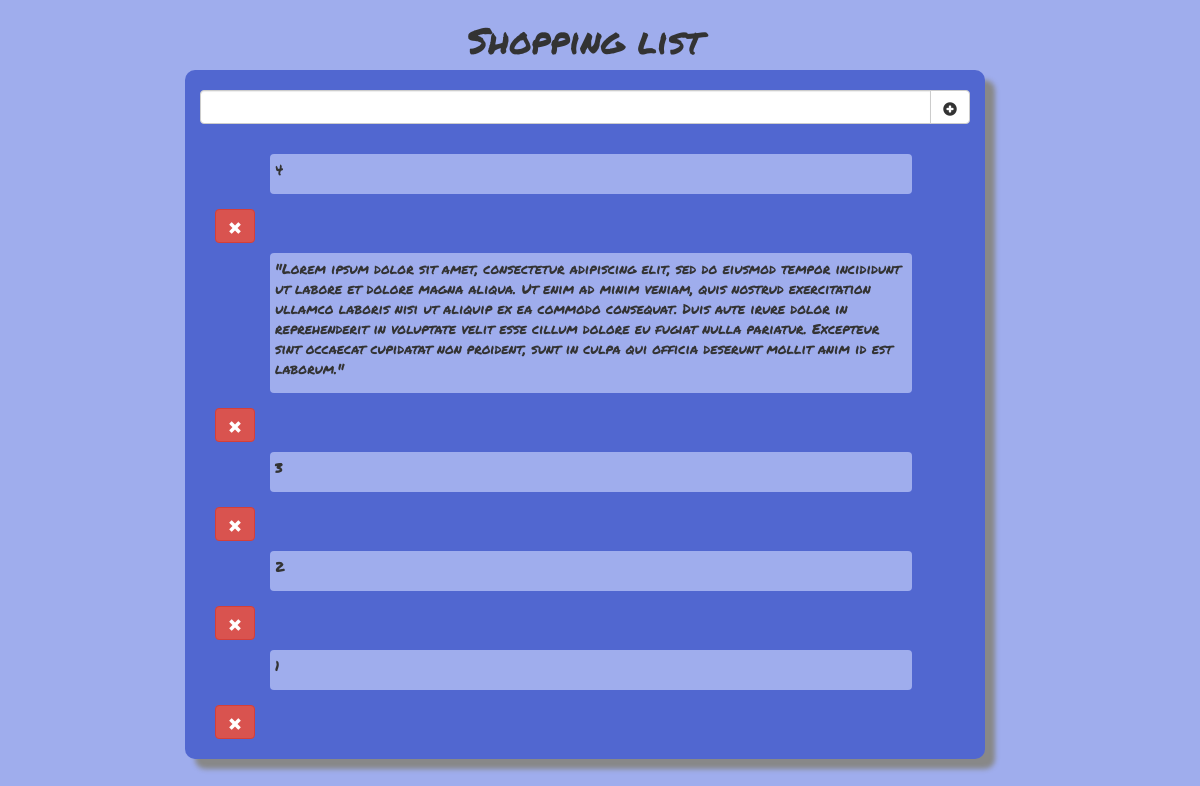
/posts, run on an earlier commit of the app's database.
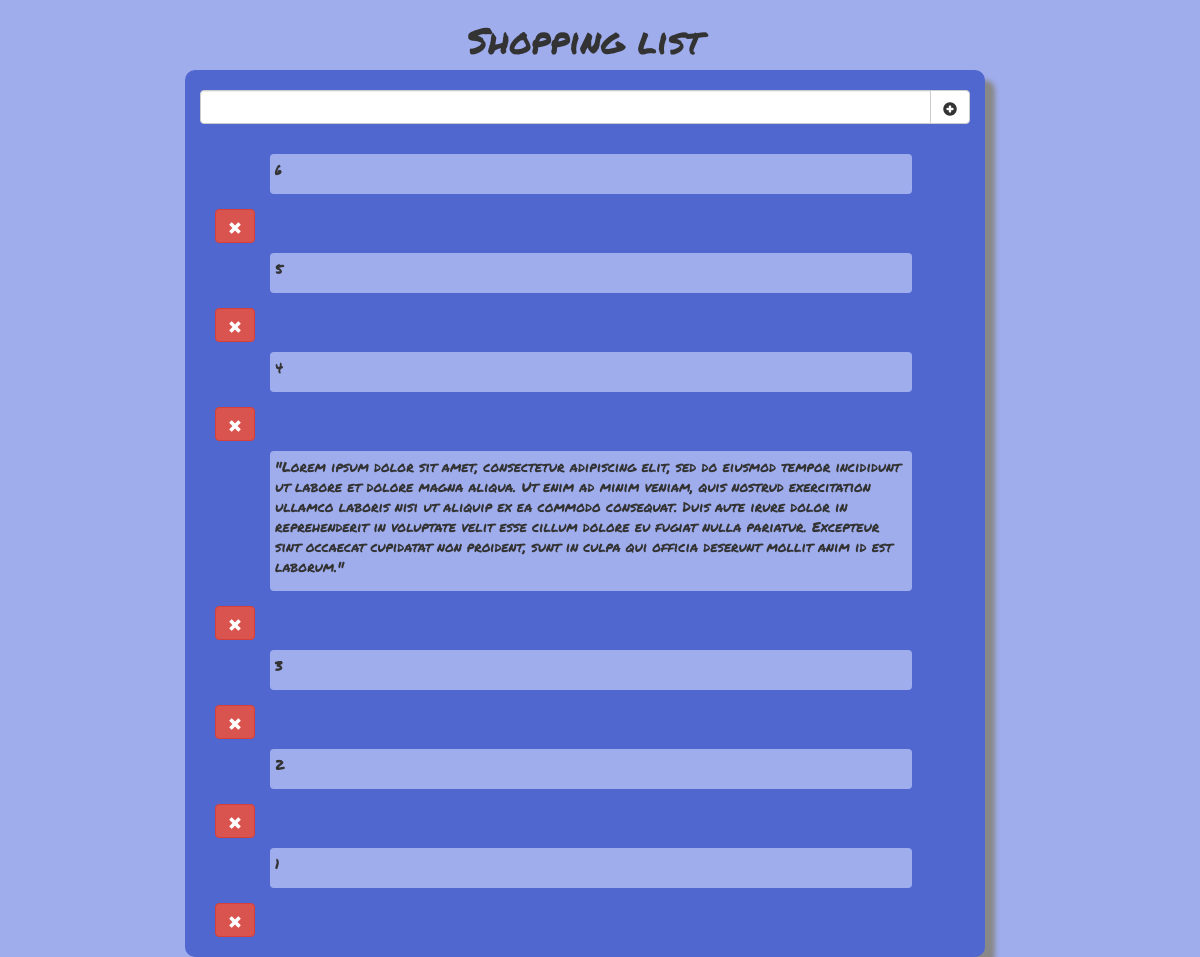
And on a later commit of the database.
### posts/models.py (models this page shows, shortened)
class Post(models.Model):
    post_text = models.CharField(max_length=50)
    date_published = models.DateTimeField('date published')

### posts/views.py (the view)
class IndexView(generic.ListView):
    template_name = 'posts/index.html'
    model = Post
    context_object_name = 'latest_posts'
    def get_queryset(self):
        return Post.objects.order_by('-date_published')[:20]

### posts/templates/posts/index.html (shortened to what this page needs)
{% extends "posts/header.html" %}
{% block content %}
<div class="row">
    <div id="main-block" class="col-md-8 col-md-offset-2">
        <form action="{% url 'posts:add_item' submitted_text %}" method="post">
            <div class="input-group" style="margin-top: 20px;">
                <input class="form-control" type="text" name="submitted_text" value="{{submitted_text}}">
                <div class="input-group-btn">
                    <button class="btn btn-default" type="submit"><span class="glyphicon glyphicon-plus-sign" style="vertical-align:middle"></span></button>
                </div>
            </div>
        </form>
        {% for item in latest_posts %}
        <form action="{% url 'posts:remove_item' item.id %}" method="post">
            <div class="list-group">
                <div id="post-block" class="col-xs-10">
                    <p>{{ item.post_text }}</p>
                </div>
                <div class="col-xs-1">
                    <button class="btn btn-default btn-danger btn-md" id="remove-block" name="post_id" value="{{ item.id }}" type="submit">
                        <span style="vertical-align:middle" class="glyphicon glyphicon-remove"></span>
                    </button>
                </div>
            </div>
        </form>
        {% endfor %}
</div>
{% endblock %}

### posts/templates/posts/header.html (shortened to what this page needs)
<!DOCTYPE html>
<html lang="en">
<head>
	{% load staticfiles %}
	<link rel='stylesheet' href="{% static 'css/custom.css' %}" type="text/css"/>
	<link rel="stylesheet" href="https://maxcdn.bootstrapcdn.com/bootstrap/3.3.7/css/bootstrap.min.css">
</head>
<body class="body" style="background-color:#f6f6f6">
<div class="row col-md-12">
	<h1 class="text-center">Shopping list</h1>
	<div>
	   {% block content %}
	   {% endblock %}
	</div>
</body>
</html>

### posts/static/css/custom.css (style rules this page uses)
body { background-color: #9FADED !important; font-family: 'Permanent Marker', cursive !important; font-size: 10px; }
#main-block { background-color: #5167D0; box-shadow: 10px 10px 5px #888888; border-radius: 10px; padding-bottom: 20px; }
#post-block { background-color: #9FADED; margin: 10px 0 0 70px; padding: 5px; border-radius: 4px; }
#remove-block { margin: 15px 0 0 0; }

What changed in the data, as far as the page shows it:
added Post: post_text "6", {{ item.id }} 57 (drawn)
added Post: post_text "5", {{ item.id }} 56 (drawn)
